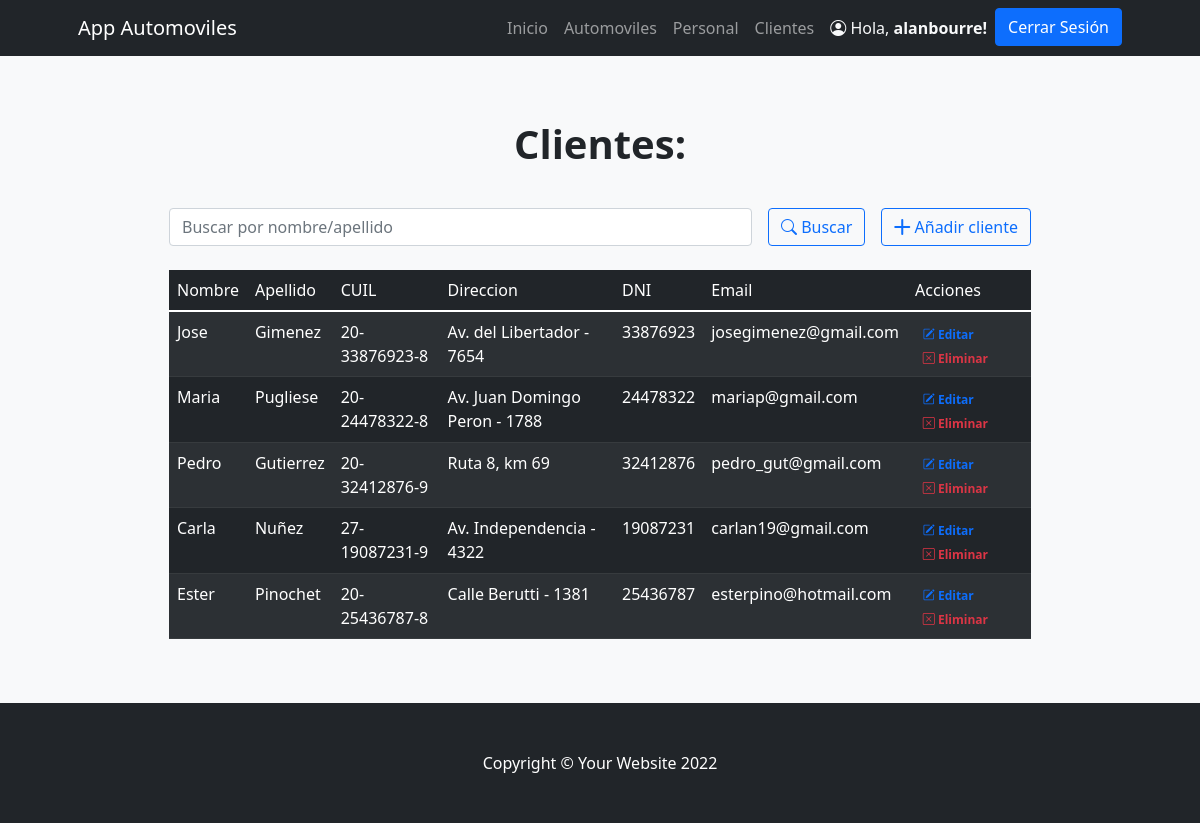
The app's page /Appautomoviles/cliente/ (signed in), older data.
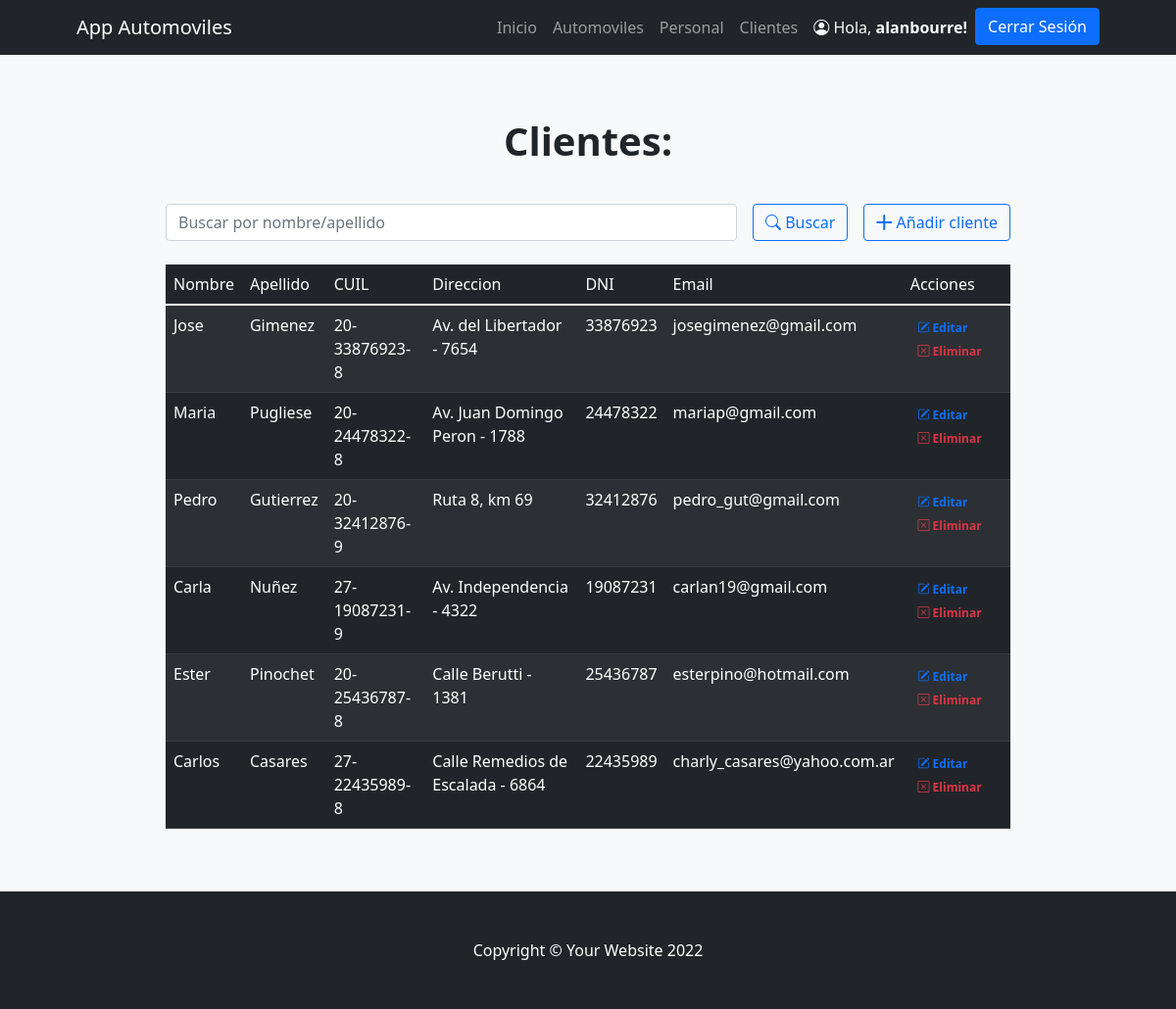
The same page, newer data.
### Appautomoviles/models.py (models this page shows)
class Cliente(models.Model):
    nombre = models.CharField("Nombre", max_length=30)
    apellido = models.CharField("Apellido", max_length=30)
    cuil = models.CharField("CUIL", max_length=13)
    direccion = models.CharField("Direccion", max_length=50)
    dni = models.CharField("DNI", max_length=8)
    email = models.EmailField(blank=True, null=True)

### Appautomoviles/views.py (the view)
# urls.py: path("cliente/", views.cliente, name="cliente"),
@staff_member_required
def cliente(request):
    if request.method == "POST":
        search = request.POST["search"]
        if search != "":
            cliente = Cliente.objects.filter( Q(nombre__icontains=search) | Q(apellido__icontains=search) ).values()
            return render(request,"Appautomoviles/cliente.html",{"cliente":cliente, "search":True, "busqueda":search})
    cliente = Cliente.objects.all()
    return render(request,"Appautomoviles/cliente.html",{"cliente":cliente})

### Appautomoviles/templates/Appautomoviles/cliente.html (shortened to what this page needs)
{% extends "Appautomoviles/base.html" %}
{% load static %}
{% block contenidoPagina %}
<section class="bg-light py-5">
    <div class="container px-5">
        <div class="row gx-5 justify-content-center">
            <div class="col-lg-10">
                <p><h1 class="text-center"><b>Clientes:</b></h1></p>
                <br>
                    <div class="row gx-5 justify-content-center">
                        <div class="col-lg-12">
                            <form class="d-flex my-2 my-lg-0" action="" method="post">
                                <input class="flex-grow-0 form-control mr-sm-2" type="search" name="search" placeholder="Buscar por nombre/apellido" aria-label="Search">
                                <button class="btn btn-outline-primary text-nowrap ms-3 my-2 my-sm-0" type="submit"> <i class="bi bi-search"></i> Buscar</button>
                                <a class="btn btn-outline-primary text-nowrap ms-3 my-2 my-sm-0" href="{% url 'formulario_cliente' %}"> <i class="bi bi-plus-lg"></i> Añadir cliente</a>
                            </form>
                        </div>
                    </div>
                    <br>
                    <table class="table table-dark table-striped">
                        <thead>
                            <td>Nombre</td>
                            <td>Apellido</td>
                            <td>CUIL</td>
                            <td>Direccion</td>
                            <td>DNI</td>
                            <td>Email</td>
                            <td>Acciones</td>
                        </thead>
                        {% for client in cliente %}
                        <tr>
                            <td> {{client.nombre}} </td>
                            <td> {{client.apellido}} </td>
                            <td> {{client.cuil}} </td>
                            <td> {{client.direccion}} </td>
                            <td> {{client.dni}} </td>
                            <td> {{client.email}} </td>
                            <td>
                                <a href="{% url 'editar_cliente' client.id %}" class="text-primary badge badge-primary text-decoration-none"> <i class="bi bi-pencil-square"></i> Editar</a>
                                <a href="{% url 'eliminar_cliente' client.id %}" class="text-danger badge badge-danger text-decoration-none"> <i class="bi bi-x-square"></i> Eliminar</a>
                            </td>
                        </tr>
                        {% endfor %}
                    </table>
            </div>
        </div>
    </div>
</section>
{% endblock %}

### Appautomoviles/templates/Appautomoviles/base.html (shortened to what this page needs)
{% load static %}
<!DOCTYPE html>
<html lang="es">
    <head>
        <link href="https://cdn.jsdelivr.net/npm/bootstrap-icons@1.4.1/font/bootstrap-icons.css" rel="stylesheet" />
        <link href="{% static 'css/styles.css' %}" rel="stylesheet" />
    </head>
    <body>
        <nav class="navbar navbar-expand-lg navbar-dark bg-dark">
            <div class="container px-5">
                <a class="navbar-brand" href="{% url 'index' %}">App Automoviles</a>
                <div class="collapse navbar-collapse" id="navbarResponsive">
                    <ul class="navbar-nav ms-auto">
                        <li class="nav-item"><a class="nav-link" href="{% url 'index' %}">Inicio</a></li>
                        <li class="nav-item"><a class="nav-link" href="{% url 'automovil' %}">Automoviles</a></li>
                        <li class="nav-item"><a class="nav-link" href="{% url 'personal' %}">Personal</a></li>
                        {% if user.is_authenticated %}
                            <li class="nav-item"><a class="nav-link" href="{% url 'cliente' %}">Clientes</a></li>
                        {% endif %}
                        {% if user.is_authenticated %}
                            <li class="nav-item"><p class="text-light my-2 mx-2"> <i class="bi bi-person-circle"></i> Hola, <b>{{ user.username }}!</b> </p> </li>
                            <li class="nav-item"><a class="btn btn-primary" href="{% url 'logout' %}">Cerrar Sesión</a></li>
                        {% else %}
                            <li class="nav-item"><a class="btn btn-primary mx-2" href="{% url 'login' %}">Iniciar Sesión</a></li>
                            <li class="nav-item"><a class="btn btn-outline-primary" href="{% url 'register' %}">Registrarse</a></li>
                        {% endif %}
                    </ul>
                </div>
            </div>
        </nav>
        {% block contenidoPagina %}
        {% endblock %}
        <footer class="py-5 bg-dark">
            <div class="container px-5"><p class="m-0 text-center text-white">Copyright &copy; Your Website 2022</p></div>
        </footer>
    </body>
</html>

Row changes from the older to the newer data that the page shows:
added Cliente: nombre "Carlos", apellido "Casares", cuil "27-22435989-8", direccion "Calle Remedios de Escalada - 6864", dni "22435989", email "charly_casares@yahoo.com.ar"
